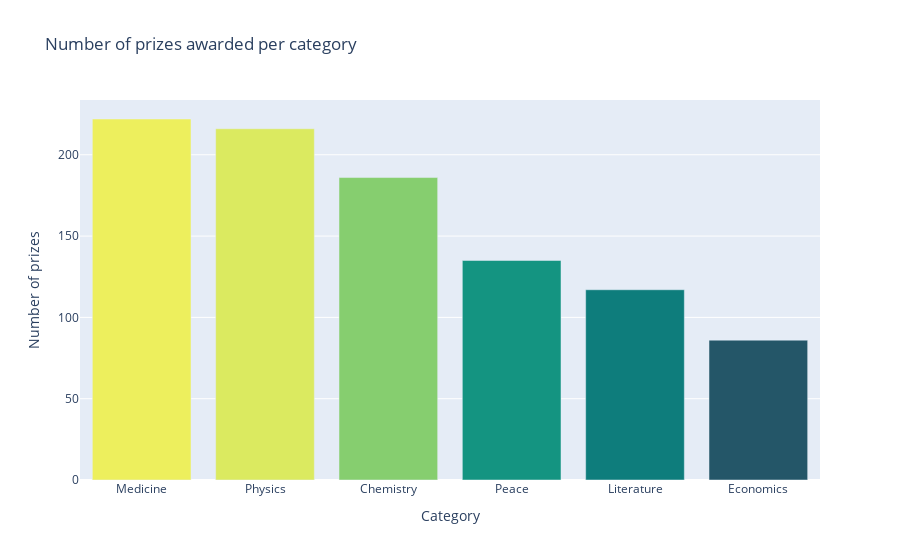

The notebook cell saved with this chart:
### Code cell
fig = px.bar(x=category_graph.index,
             y=category_graph.values,
             color_continuous_scale="Aggrnyl",
             color=category_graph.values,
             title="Number of prizes awarded per category")
             
fig.update_layout(xaxis_title="Category",
                  yaxis_title="Number of prizes",
                  coloraxis_showscale=False)
fig.show()

### Figure 1 — Plotly figure (JSON) as saved in the notebook; plotly's stock layout.template omitted (floating-point values rounded to 4 significant figures)
{"data": [{"alignmentgroup": "True", "hovertemplate": "x=%{x}<br>y=%{y}<br>color=%{marker.color}<extra></extra>", "legendgroup": "", "marker": {"color": [222, 216, 186, 135, 117, 86], "coloraxis": "coloraxis", "pattern": {"shape": ""}}, "name": "", "offsetgroup": "", "orientation": "v", "showlegend": false, "textposition": "auto", "type": "bar", "x": ["Medicine", "Physics", "Chemistry", "Peace", "Literature", "Economics"], "xaxis": "x", "y": [222, 216, 186, 135, 117, 86], "yaxis": "y"}], "layout": {"barmode": "relative", "coloraxis": {"colorbar": {"title": {"text": "color"}}, "colorscale": [[0, "rgb(36, 86, 104)"], [0.1667, "rgb(15, 114, 121)"], [0.3333, "rgb(13, 143, 129)"], [0.5, "rgb(57, 171, 126)"], [0.6667, "rgb(110, 197, 116)"], [0.8333, "rgb(169, 220, 103)"], [1, "rgb(237, 239, 93)"]], "showscale": false}, "legend": {"tracegroupgap": 0}, "title": {"text": "Number of prizes awarded per category"}, "xaxis": {"anchor": "y", "domain": [0, 1], "title": {"text": "Category"}}, "yaxis": {"anchor": "x", "domain": [0, 1], "title": {"text": "Number of prizes"}}}}
